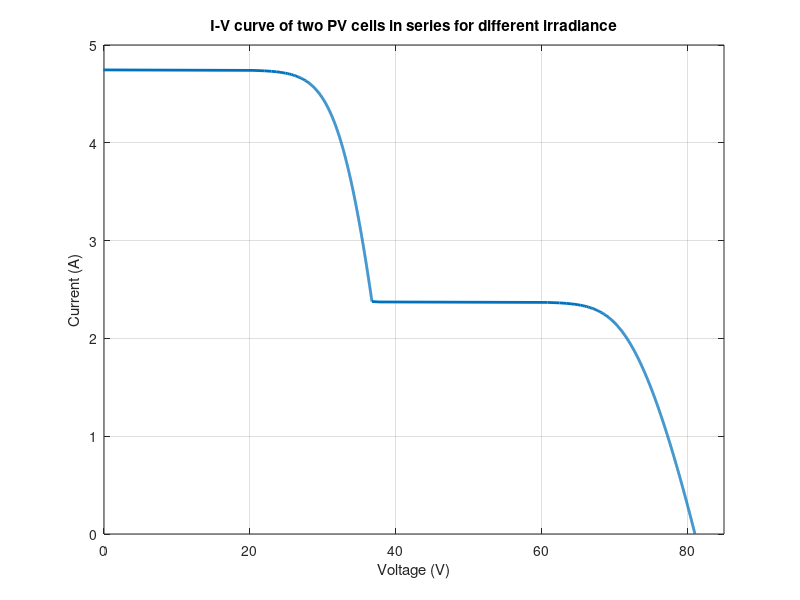
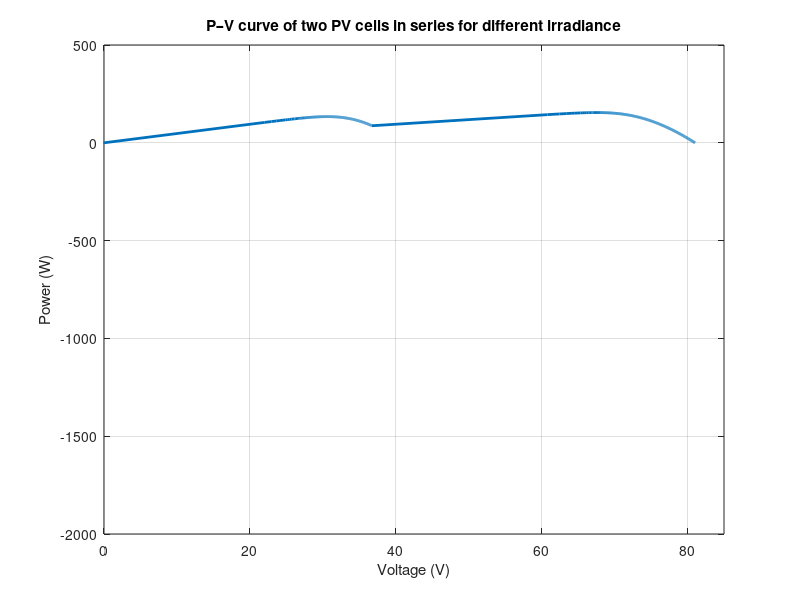

The MATLAB source for these figures, in order:
clear
%% constant
Voc = 43.5;% Open circuit voltage V
Isc = 4.75;% Short circuit current A
Vmp = 34.5;% Maximum power voltage V
Imp = 4.35;% Maximum power current A
Ki = 0.00065 * Isc;% Temperature coefficient of ISC A/°C
Kv = -0.16;        % Temperature coefficient of VOC V/°C
q  = 1.602e-19;    % electron charge (C)
Kb = 1.380649e-23; % Boltzmann constant (J/K)
Ns = 72;% Number of series connected cells
Gr = 1000;  % Nominal irradiance level (W/m2) 
G = 1000;   % Operating irradiance level for first PV cell(W/m2)
G1 = 500;   % Operating irradiance level for second PV cell(W/m2)
Tr = 298.15;% Reference cell temperature(K) of 25°C
Tk = 298.15;% Operating temperature(K) suppose as 25°C 
Tdif = Tk - Tr;
A = 1.2;   % Diode ideality factor
Ego = 1.15;% Band gap energy for the silicon semiconductor eV
Rs = 1;    % Series connected resistance
Rp = 1e3; % Parallel connected resistance 
Vf  = 0.6; % Forward voltage for diode
Ron = 1e-2;% Forward resistance for diode
%% function
Iph_light = (Isc+Ki*Tdif) * G / Gr;
Iph_shaded = (Isc+Ki*Tdif) * G1 / Gr;
Irs = Isc / (exp(q*Voc/(Kb*A*Tk*Ns) - 1));
Irs_shaded = Isc / (exp(q*Voc/(Kb*A*Tk*Ns) - 1));
Io1 = exp(q*Ego*Tdif/(A*Kb*Tr*Tk)) * Irs * (Tk/Tr).^3;
Io1_shaded = exp(q*Ego*Tdif/(A*Kb*Tr*Tk)) * Irs_shaded * (Tk/Tr).^3;
%Io = Io1 * (exp(q*(Vpv+Ipv*Rs)/(Ns*A*Kb*Tk)) - 1);
%Ipv = Iph - Io - (Vpv+Ipv*Rs*Ns)/(Ns*Rp);

It = linspace(Iph_light, 0, 1000).';
Vt = zeros(size(It));
V1_last = 0; 
V2_last = 0;

for k = 1:numel(It)
    I = It(k);
    F1 = @(V) Iph_light - I - Io1 * (exp(q*(V + I*Rs)/(Ns*A*Kb*Tk)) - 1) - (V + I*Rs*Ns)/(Ns*Rp);
    V1 = fsolve(F1, V1_last);

    if I <= Iph_shaded
        F2 = @(V) Iph_shaded - I - Io1_shaded * (exp(q*(V + I*Rs)/(Ns*A*Kb*Tk)) - 1) - (V + I*Rs*Ns)/(Ns*Rp);
        V2 = fsolve(F2, V2_last);
    else
        V2 = -(Vf + I*Ron); 
    end
    Vt(k) = V1 + V2;  
    V1_last = V1;            
    V2_last = V2;
end
Pt = Vt .* It;
%% figure
figure
plot(Vt,It,'LineWidth',2);
xlim([0 85])
xlabel('Voltage (V)'); 
ylabel('Current (A)'); 
title('I-V curve of two PV cells in series for different irradiance');
grid on

figure
plot(Vt,Pt,'LineWidth',2);
xlim([0 85])
xlabel('Voltage (V)'); 
ylabel('Power (W)'); 
title('P–V curve of two PV cells in series for different irradiance');
grid on